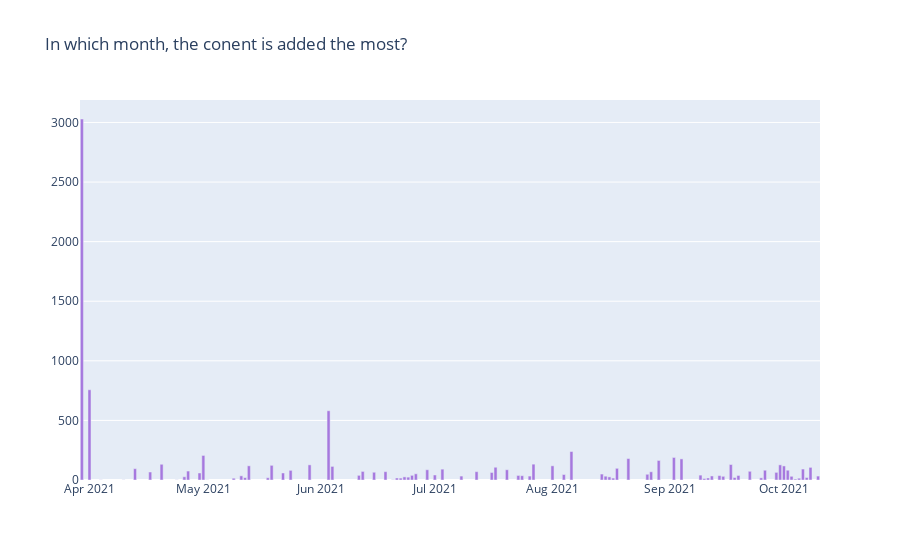

This figure's notebook cell:
### Markdown cell above
# month In which , the conent is added the most

### Code cell
col = 'date_added'
vc1 = df_3[col].value_counts().reset_index()
vc1 = vc1.rename(columns = {col : "count", "index" : col})
vc1['percent'] = vc1['count'].apply(lambda x : 100*x/sum(vc1['count']))
vc1 = vc1.sort_values(col)

trace1 = go.Bar(x=vc1[col], y=vc1["count"], name="TV Shows", marker=dict(color="#a678de"))
data = [trace1]
layout = go.Layout(title="In which month, the conent is added the most?", legend=dict(x=0.1, y=1.1, orientation="h"))
fig = go.Figure(data, layout=layout)
fig.show()
